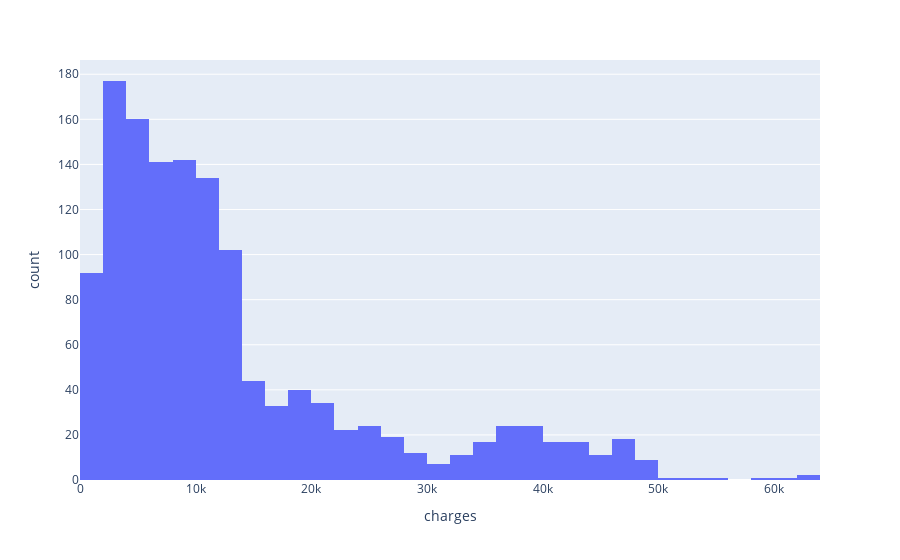

This figure's notebook cell:
### Markdown cell above
## Dependent Variables

### Code cell
EDA_target(df, target)

### Figure 1 — Plotly figure (JSON) as saved in the notebook; plotly's stock layout.template omitted (floating-point values rounded to 4 significant figures; data arrays with more than 128 entries replaced by an {"elided": "..."} marker saying what was removed)
{"data": [{"alignmentgroup": "True", "bingroup": "x", "hovertemplate": "charges=%{x}<br>count=%{y}<extra></extra>", "legendgroup": "", "marker": {"color": "#636efa", "pattern": {"shape": ""}}, "name": "", "offsetgroup": "", "orientation": "v", "showlegend": false, "x": {"elided": "1338 float values"}, "xaxis": "x", "yaxis": "y", "type": "histogram"}], "layout": {"xaxis": {"anchor": "y", "domain": [0, 1], "title": {"text": "charges"}}, "yaxis": {"anchor": "x", "domain": [0, 1], "title": {"text": "count"}}, "legend": {"tracegroupgap": 0}, "margin": {"t": 60}, "barmode": "relative"}}
